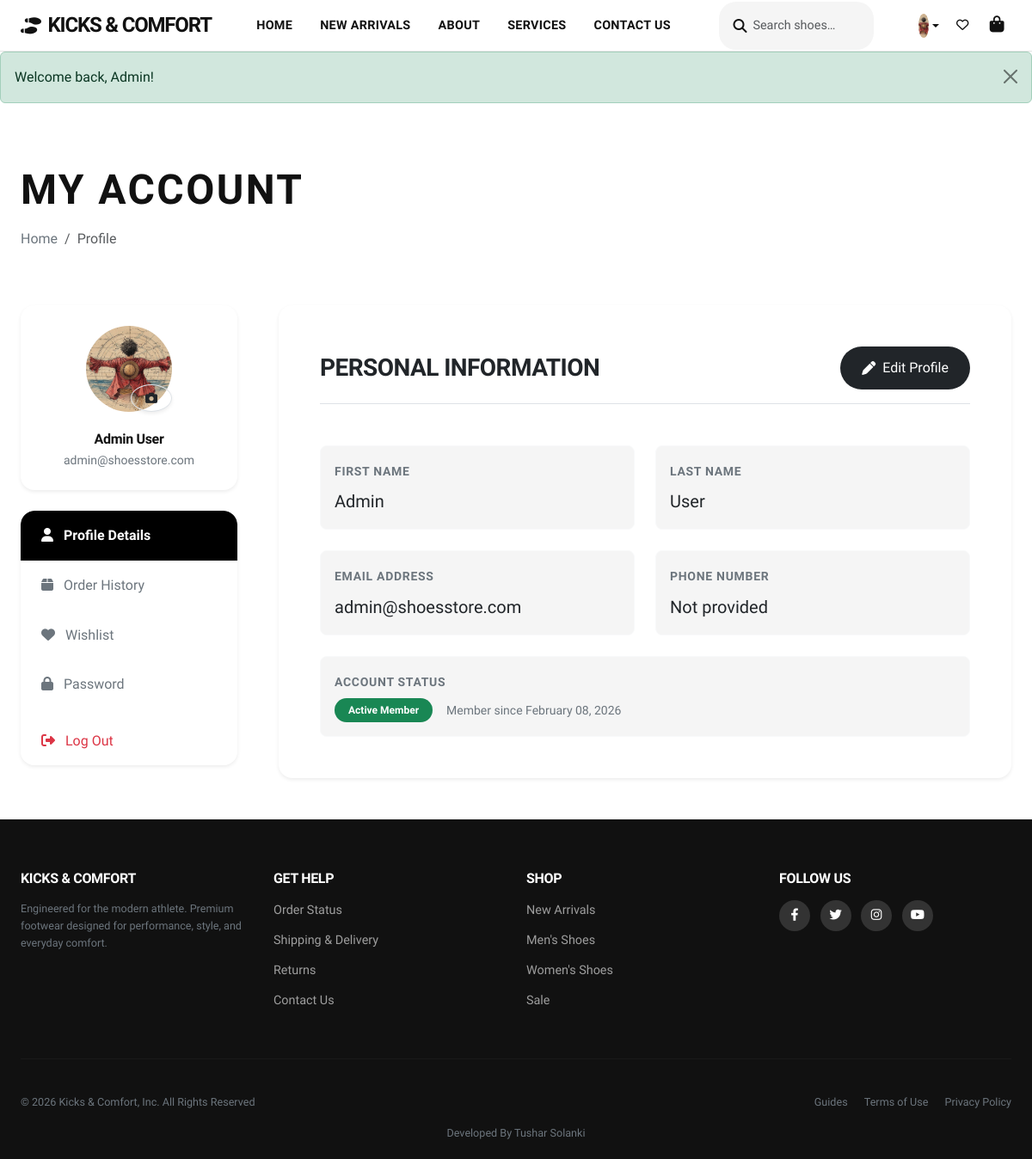
Screenshot of /user/profile.php (signed in) with the database file from the repository.
### tables this page shows
CREATE TABLE `users` (
  `id` int(11) NOT NULL AUTO_INCREMENT,
  `email` varchar(255) NOT NULL,
  `password` varchar(255) NOT NULL,
  `first_name` varchar(100) DEFAULT NULL,
  `last_name` varchar(100) DEFAULT NULL,
  `phone` varchar(20) DEFAULT NULL,
  `address` text DEFAULT NULL,
  `profile_photo` varchar(255) DEFAULT NULL,
  `role` enum('customer','admin') DEFAULT 'customer',
  `is_active` tinyint(1) DEFAULT 0,
  `activation_token` varchar(100) DEFAULT NULL,
  `reset_token` varchar(100) DEFAULT NULL,
  `reset_token_expiry` datetime DEFAULT NULL,
  `created_at` timestamp NOT NULL DEFAULT current_timestamp(),
  `updated_at` timestamp NOT NULL DEFAULT current_timestamp() ON UPDATE current_timestamp(),
  PRIMARY KEY (`id`),
  UNIQUE KEY `email` (`email`),
  KEY `idx_email` (`email`),
  KEY `idx_role` (`role`),
  KEY `idx_activation` (`activation_token`),
  KEY `idx_reset` (`reset_token`)
);

### includes/db.php (called while the page is built, shortened)
<?php
class Database {
    private $pdo;
    private $stmt;
    public function __construct() {
        try {
            $dsn = "mysql:host=" . DB_HOST . ";dbname=" . DB_NAME . ";charset=utf8mb4";
            $options = [
                PDO::ATTR_ERRMODE => PDO::ERRMODE_EXCEPTION,
                PDO::ATTR_DEFAULT_FETCH_MODE => PDO::FETCH_ASSOC,
                PDO::ATTR_EMULATE_PREPARES => false,
            ];
            $this->pdo = new PDO($dsn, DB_USER, DB_PASS, $options);
        } catch (PDOException $e) {
            if (ENVIRONMENT === 'development') {
                die("Database connection failed: " . $e->getMessage());
            } else {
                die("Database connection failed. Please try again later.");
            }
        }
    }
    public function query($sql, $params = []) {
        try {
            $this->stmt = $this->pdo->prepare($sql);
            $this->stmt->execute($params);
            return $this->stmt;
        } catch (PDOException $e) {
            if (ENVIRONMENT === 'development') {
                throw new Exception("Query failed: " . $e->getMessage());
            } else {
                throw new Exception("Database operation failed.");
            }
        }
    }
    public function fetchOne($sql, $params = []) {
        $this->query($sql, $params);
        return $this->stmt->fetch();
    }
}

### user/profile.php (the view, shortened to what this page needs)
<?php
require_once '../includes/header.php';
$db = new Database();
$user = $db->fetchOne("SELECT * FROM users WHERE id = ?", [$_SESSION['user_id']]);
?>
<div class="container my-5 pt-4">
    <div class="row mb-5">
        <div class="col-12">
            <h1 class="display-5 fw-black text-uppercase ls-1">My Account</h1>
            <nav aria-label="breadcrumb">
                <ol class="breadcrumb">
                    <li class="breadcrumb-item"><a href="<?= BASE_URL ?>" class="text-secondary text-decoration-none">Home</a></li>
                    <li class="breadcrumb-item active" aria-current="page">Profile</li>
                </ol>
            </nav>
        </div>
    </div>
    <div class="row g-5">
        <div class="col-lg-3">
            <div class="sticky-top" style="top: 100px; z-index: 1;">
                <div class="card border-0 shadow-sm rounded-4 mb-4">
                    <div class="card-body text-center p-4">
                        <div class="profile-photo-wrapper d-inline-block position-relative mb-3">
                            <?php if (!empty($user['profile_photo'])): ?>
                                <img src="<?= BASE_URL ?>uploads/profiles/<?= $user['profile_photo'] ?>"
                                     alt="Profile Photo"
                                     class="rounded-circle"
                                     style="width: 100px; height: 100px; object-fit: cover;">
                            <?php endif; ?>
                            <button class="btn btn-sm btn-white rounded-circle position-absolute bottom-0 end-0 shadow-sm border"
                                    data-bs-toggle="modal" data-bs-target="#updatePhotoModal"
                                    title="Update Photo">
                                <i class="fas fa-camera text-dark"></i>
                            </button>
                        </div>
                        <h5 class="fw-bold mb-1"><?= e($user['first_name']) ?> <?= e($user['last_name']) ?></h5>
                        <p class="text-secondary small mb-0"><?= e($user['email']) ?></p>
                    </div>
                </div>
                <div class="list-group list-group-flush rounded-4 overflow-hidden border-0 shadow-sm">
                    <a href="profile.php" class="list-group-item list-group-item-action active bg-black border-0 py-3 px-4 fw-bold">
                        <i class="fas fa-user me-2"></i> Profile Details
                    </a>
                    <a href="orders.php" class="list-group-item list-group-item-action border-0 py-3 px-4 text-secondary">
                        <i class="fas fa-box me-2"></i> Order History
                    </a>
                    <a href="wishlist.php" class="list-group-item list-group-item-action border-0 py-3 px-4 text-secondary">
                        <i class="fas fa-heart me-2"></i> Wishlist
                    </a>
                    <a href="change-password.php" class="list-group-item list-group-item-action border-0 py-3 px-4 text-secondary">
                        <i class="fas fa-lock me-2"></i> Password
                    </a>
                    <a href="logout.php" class="list-group-item list-group-item-action border-0 py-3 px-4 text-danger mt-2">
                        <i class="fas fa-sign-out-alt me-2"></i> Log Out
                    </a>
                </div>
            </div>
        </div>
        <div class="col-lg-9">
            <div class="card border-0 shadow-sm rounded-4 h-100">
                <div class="card-body p-4 p-lg-5">
                    <div class="d-flex justify-content-between align-items-center mb-5 pb-3 border-bottom">
                        <h2 class="h3 fw-bold mb-0">Personal Information</h2>
                        <button class="btn btn-dark rounded-pill px-4" data-bs-toggle="modal" data-bs-target="#editProfileModal">
                            <i class="fas fa-pen me-2"></i> Edit Profile
                        </button>
                    </div>
                    <div class="row g-4">
                        <div class="col-md-6">
                            <div class="p-3 bg-light rounded-3 h-100 border border-light">
                                <label class="small text-secondary fw-bold text-uppercase mb-2">First Name</label>
                                <p class="fs-5 fw-medium mb-0 text-dark"><?= e($user['first_name']) ?></p>
                            </div>
                        </div>
                        <div class="col-md-6">
                            <div class="p-3 bg-light rounded-3 h-100 border border-light">
                                <label class="small text-secondary fw-bold text-uppercase mb-2">Last Name</label>
                                <p class="fs-5 fw-medium mb-0 text-dark"><?= e($user['last_name']) ?></p>
                            </div>
                        </div>
                        <div class="col-md-6">
                            <div class="p-3 bg-light rounded-3 h-100 border border-light">
                                <label class="small text-secondary fw-bold text-uppercase mb-2">Email Address</label>
                                <p class="fs-5 fw-medium mb-0 text-dark"><?= e($user['email']) ?></p>
                            </div>
                        </div>
                        <div class="col-md-6">
                            <div class="p-3 bg-light rounded-3 h-100 border border-light">
                                <label class="small text-secondary fw-bold text-uppercase mb-2">Phone Number</label>
                                <p class="fs-5 fw-medium mb-0 text-dark"><?= e($user['phone'] ?: 'Not provided') ?></p>
                            </div>
                        </div>
                        <div class="col-12">
                            <div class="p-3 bg-light rounded-3 border border-light">
                                <label class="small text-secondary fw-bold text-uppercase mb-2">Account Status</label>
                                <div class="d-flex align-items-center">
                                    <span class="badge bg-success rounded-pill px-3 py-2 me-3">Active Member</span>
                                    <span class="text-secondary small">Member since <?= date('F d, Y', strtotime($user['created_at'])) ?></span>
                                </div>
                            </div>
                        </div>
                    </div>
                </div>
            </div>
        </div>
    </div>
</div>
<?php
require_once '../includes/footer.php';
?>

### shoes-store/assets/css/style.css (style rules this page uses)
:root { --primary: #111111; --primary-hover: #333333; --secondary: #757575; --accent: #E5E5E5; --bg-body: #FFFFFF; --bg-light: #F5F5F5; --bg-card: #FFFFFF; --text-main: #111111; --text-secondary: #757575; --text-light: #9E9E9E; --text-white: #FFFFFF; --success: #007600; --warning: #FA5400; --error: #D30005; --info: #000000; --gradient-primary: #111111; --gradient-secondary: #757575; --border-color: #E5E5E5; --border-width: 1px; --shadow-sm: 0 1px 2px rgba(0,0,0,0.05); --shadow: 0 4px 12px rgba(0,0,0,0.05); --shadow-hover: 0 8px 16px rgba(0,0,0,0.1); --radius-sm: 2px; --radius: 4px; --radius-lg: 8px; --radius-full: 9999px; --spacing: 1rem; --container-max: 1440px; --transition: all 0.3s cubic-bezier(0.25, 0.46, 0.45, 0.94); --transition-fast: all 0.15s ease; }
* { margin: 0; padding: 0; box-sizing: border-box; }
body { font-family: 'Helvetica Neue', 'Inter', -apple-system, BlinkMacSystemFont, sans-serif; font-size: 16px; line-height: 1.6; color: var(--text-main); background-color: var(--bg-body); -webkit-font-smoothing: antialiased; -moz-osx-font-smoothing: grayscale; }
h1, h2, h3, h4, h5, h6 { font-weight: 700; line-height: 1.1; color: var(--text-main); margin-bottom: 1rem; letter-spacing: -0.02em; }
h1 { font-size: 3.5rem; font-weight: 900; text-transform: uppercase; }
h2 { font-size: 2.5rem; font-weight: 800; text-transform: uppercase; }
h5 { font-size: 1rem; font-weight: 600; }
a { color: var(--text-main); text-decoration: none; transition: var(--transition-fast); }
img { max-width: 100%; height: auto; display: block; }
.container { max-width: var(--container-max); padding-left: 24px; padding-right: 24px; }
.text-uppercase { text-transform: uppercase; letter-spacing: 0.05em; }
.fw-bold { font-weight: 700 !important; }
.fw-black { font-weight: 900 !important; }
.btn { display: inline-flex; align-items: center; justify-content: center; padding: 12px 24px; font-size: 1rem; font-weight: 500; line-height: 1.5; text-align: center; border-radius: 30px; border: 1px solid transparent; cursor: pointer; transition: var(--transition); text-decoration: none; }
.btn-sm { padding: 8px 16px; font-size: 0.875rem; }
.bg-light { background-color: var(--bg-light) !important; }

### rows the page displays
users: profile_photo (picture), first_name "Admin", last_name "User", email "admin@shoesstore.com", phone "Not provided", created_at "February 08, 2026"

### other values shown
$flash['message'] "Welcome back, Admin!"
